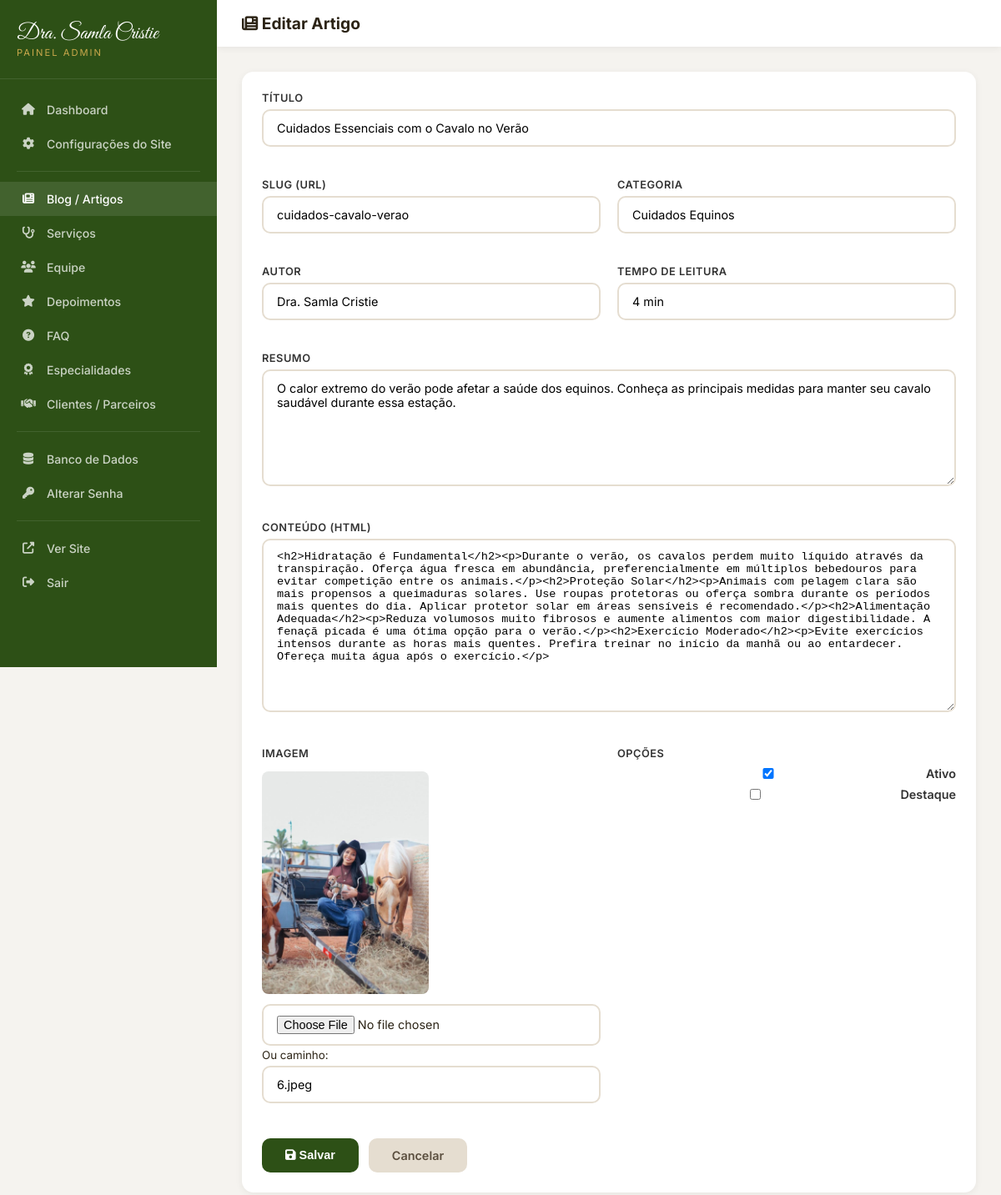
/admin/articles.php?edit=1 (signed in), run on the app's committed database.
### tables this page shows
CREATE TABLE IF NOT EXISTS `articles` (
    `id` INT AUTO_INCREMENT PRIMARY KEY,
    `title` VARCHAR(300) NOT NULL,
    `slug` VARCHAR(300) NOT NULL UNIQUE,
    `excerpt` TEXT,
    `content` LONGTEXT,
    `image` VARCHAR(255),
    `category` VARCHAR(100),
    `author` VARCHAR(200) DEFAULT 'Dra. Samla Cristie',
    `read_time` VARCHAR(20) DEFAULT '5 min',
    `featured` TINYINT(1) DEFAULT 0,
    `active` TINYINT(1) DEFAULT 1,
    `views` INT DEFAULT 0,
    `created_at` TIMESTAMP DEFAULT CURRENT_TIMESTAMP,
    `updated_at` TIMESTAMP DEFAULT CURRENT_TIMESTAMP ON UPDATE CURRENT_TIMESTAMP
);

### config.php (called while the page is built, shortened)
<?php
function e($str) {
    return htmlspecialchars($str ?? '', ENT_QUOTES, 'UTF-8');
}

### admin/articles.php (the view, shortened to what this page needs)
<?php
$db = getDB();
$editItem = null;
if (isset($_GET['edit'])) {
    $stmt = $db->prepare("SELECT * FROM articles WHERE id = ?");
    $stmt->execute([$_GET['edit']]);
    $editItem = $stmt->fetch();
}
$articles = $db->query("SELECT * FROM articles ORDER BY created_at DESC")->fetchAll();
?>
<!DOCTYPE html>
<html lang="pt-BR">
<head>
    <link rel="stylesheet" href="https://cdnjs.cloudflare.com/ajax/libs/font-awesome/6.5.1/css/all.min.css">
    <link rel="stylesheet" href="admin.css">
</head>
<body>
<div class="admin-wrapper">
    <?php include 'sidebar.php'; ?>
    <div class="main-content">
        <div class="topbar">
            <div style="display:flex;align-items:center;gap:12px;">
                <h2><i class="fas fa-newspaper"></i> <?= $editItem ? ($editItem['id'] ? 'Editar Artigo' : 'Novo Artigo') : 'Artigos do Blog' ?></h2>
            </div>
        </div>
        <div class="content">
            <?php if ($editItem !== null): ?>
            <div class="admin-card">
                <form method="POST" enctype="multipart/form-data">
                    <div class="form-grid">
                        <div class="form-group form-full"><label>Título</label><input type="text" name="title" value="<?= e($editItem['title']) ?>" required></div>
                        <div class="form-group"><label>Slug (URL)</label><input type="text" name="slug" value="<?= e($editItem['slug']) ?>" placeholder="Gerado automaticamente"></div>
                        <div class="form-group"><label>Categoria</label><input type="text" name="category" value="<?= e($editItem['category']) ?>" placeholder="Ex: Cães, Gatos, Equinos"></div>
                        <div class="form-group"><label>Autor</label><input type="text" name="author" value="<?= e($editItem['author']) ?>"></div>
                        <div class="form-group"><label>Tempo de Leitura</label><input type="text" name="read_time" value="<?= e($editItem['read_time']) ?>"></div>
                        <div class="form-group form-full"><label>Resumo</label><textarea name="excerpt" rows="2"><?= e($editItem['excerpt']) ?></textarea></div>
                        <div class="form-group form-full"><label>Conteúdo (HTML)</label><textarea name="content" rows="12" style="font-family:monospace;font-size:0.85rem;"><?= e($editItem['content']) ?></textarea></div>
                        <div class="form-group"><label>Imagem</label>
                            <?php if ($editItem['image']): ?><img src="../<?= e($editItem['image']) ?>" class="img-preview"><br><?php endif; ?>
                            <input type="file" name="image" accept="image/*" style="margin-top:8px;">
                            <br><small>Ou caminho: </small><input type="text" name="current_image" value="<?= e($editItem['image']) ?>" style="margin-top:4px;">
                        </div>
                        <div class="form-group">
                            <label>Opções</label>
                            <label style="display:flex;align-items:center;gap:8px;font-size:0.9rem;text-transform:none;letter-spacing:0;margin-top:8px;">
                                <input type="checkbox" name="active" <?= $editItem['active']?'checked':'' ?>> Ativo
                            </label>
                            <label style="display:flex;align-items:center;gap:8px;font-size:0.9rem;text-transform:none;letter-spacing:0;margin-top:8px;">
                                <input type="checkbox" name="featured" <?= $editItem['featured']?'checked':'' ?>> Destaque
                            </label>
                        </div>
                    </div>
                    <div class="form-actions">
                        <button type="submit" class="btn-save"><i class="fas fa-save"></i> Salvar</button>
                        <a href="articles.php" class="btn-cancel">Cancelar</a>
                    </div>
                </form>
            </div>
            <?php endif; ?>
        </div>
    </div>
</div>
</body>
</html>

### admin/admin.css (style rules this page uses)
* { margin:0; padding:0; box-sizing:border-box; }
body { font-family:'Inter',sans-serif; background:#f5f3ef; color:#2c2416; }
a { text-decoration:none; color:inherit; }
.admin-wrapper { display:flex; min-height:100vh; }
.main-content { flex:1; margin-left:260px; }
.topbar { background:#fff; padding:16px 30px; display:flex; justify-content:space-between; align-items:center; box-shadow:0 2px 8px rgba(0,0,0,0.06); position:sticky; top:0; z-index:50; }
.topbar h2 { font-size:1.2rem; font-weight:700; }
.content { padding:30px; }
.admin-card { background:#fff; border-radius:14px; padding:24px; box-shadow:0 2px 10px rgba(0,0,0,0.06); margin-bottom:24px; }
.btn-save { background:#2d5016; color:#fff; padding:12px 28px; border-radius:10px; font-size:0.9rem; font-weight:600; border:none; cursor:pointer; }
.btn-cancel { background:#e5ddd0; color:#5a4e3e; padding:12px 28px; border-radius:10px; font-size:0.9rem; font-weight:600; border:none; cursor:pointer; }
.form-grid { display:grid; grid-template-columns:1fr 1fr; gap:20px; }
.form-full { grid-column:1/-1; }
.form-group { margin-bottom:18px; }
.form-group label { display:block; font-size:0.8rem; font-weight:600; color:#333; margin-bottom:6px; text-transform:uppercase; letter-spacing:0.5px; }
.form-group input, .form-group select, .form-group textarea { width:100%; padding:12px 16px; border:2px solid #e5ddd0; border-radius:10px; font-size:0.9rem; outline:none; transition:border-color 0.3s; font-family:'Inter',sans-serif; background:#fff; }
.form-group textarea { min-height:140px; resize:vertical; }
.form-group .img-preview { max-width:200px; border-radius:8px; margin-top:8px; }
.form-actions { display:flex; gap:12px; margin-top:24px; }

### data on the page
articles: title "Cuidados Essenciais com o Cavalo no Verão", slug "cuidados-cavalo-verao", category "Cuidados Equinos", author "Dra. Samla Cristie", read_time "4 min", excerpt "O calor extremo do verão pode afetar a saúde dos equinos. Conheça as principais medidas para manter seu cavalo saudável durante essa estação.", content "<h2>Hidratação é Fundamental</h2><p>Durante o verão, os cavalos perdem muito líquido através da transpiração. Oferça água fresca em abundância, preferencialmente em múltiplos bebedouros para evitar competição entre os animais.</p><h2>Proteção Solar</h2><p>Animais com pelagem clara são mais propensos a queimaduras solares. Use roupas protetoras ou oferça sombra durante os períodos mais quentes do dia. Aplicar protetor solar em áreas sensíveis é recomendado.</p><h2>Alimentação Adequada</h2><p>Reduza volumosos muito fibrosos e aumente alimentos com maior digestibilidade. A fenaçã picada é uma ótima opção para o verão.</p><h2>Exercício Moderado</h2><p>Evite exercícios intensos durante as horas…", image (picture), current_image "6.jpeg", active "☑"
